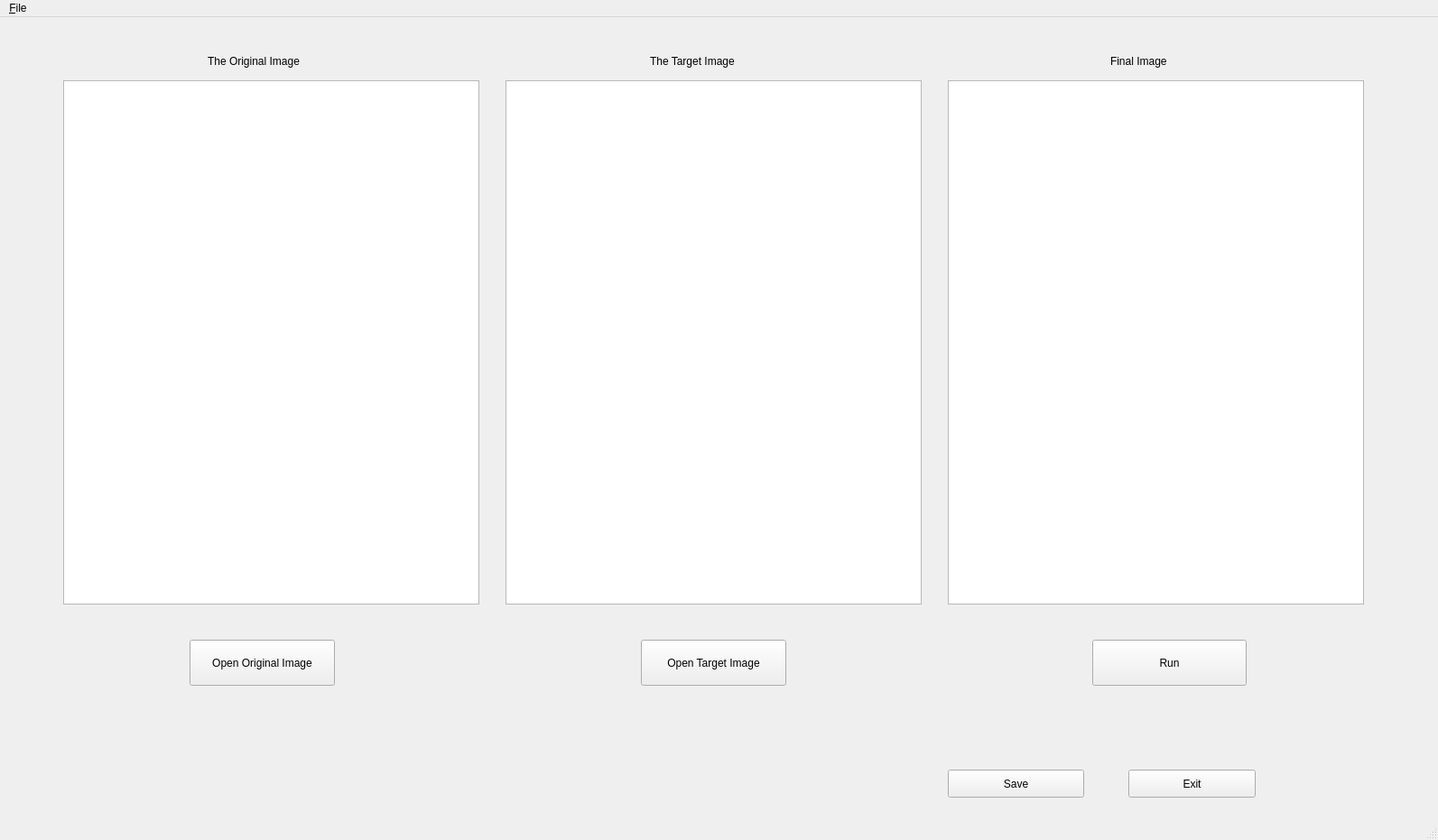
<?xml version="1.0" encoding="UTF-8"?>
<ui version="4.0">
 <class>MainWindow</class>
 <widget class="QMainWindow" name="MainWindow">
  <property name="geometry">
   <rect>
    <x>0</x>
    <y>0</y>
    <width>1593</width>
    <height>931</height>
   </rect>
  </property>
  <property name="windowTitle">
   <string>MainWindow</string>
  </property>
  <widget class="QWidget" name="centralwidget">
   <widget class="QGraphicsView" name="graphicsView">
    <property name="geometry">
     <rect>
      <x>70</x>
      <y>70</y>
      <width>461</width>
      <height>581</height>
     </rect>
    </property>
   </widget>
   <widget class="QGraphicsView" name="graphicsView_2">
    <property name="geometry">
     <rect>
      <x>1050</x>
      <y>70</y>
      <width>461</width>
      <height>581</height>
     </rect>
    </property>
   </widget>
   <widget class="QLabel" name="label">
    <property name="geometry">
     <rect>
      <x>230</x>
      <y>40</y>
      <width>141</width>
      <height>17</height>
     </rect>
    </property>
    <property name="text">
     <string>The Original Image</string>
    </property>
   </widget>
   <widget class="QLabel" name="label_2">
    <property name="geometry">
     <rect>
      <x>1230</x>
      <y>40</y>
      <width>81</width>
      <height>17</height>
     </rect>
    </property>
    <property name="text">
     <string>Final Image</string>
    </property>
   </widget>
   <widget class="QPushButton" name="pushButton">
    <property name="geometry">
     <rect>
      <x>1210</x>
      <y>690</y>
      <width>171</width>
      <height>51</height>
     </rect>
    </property>
    <property name="text">
     <string>Run</string>
    </property>
   </widget>
   <widget class="QPushButton" name="pushButton_2">
    <property name="geometry">
     <rect>
      <x>1050</x>
      <y>834</y>
      <width>151</width>
      <height>31</height>
     </rect>
    </property>
    <property name="text">
     <string>Save</string>
    </property>
   </widget>
   <widget class="QPushButton" name="pushButton_3">
    <property name="geometry">
     <rect>
      <x>210</x>
      <y>690</y>
      <width>161</width>
      <height>51</height>
     </rect>
    </property>
    <property name="text">
     <string>Open Original Image</string>
    </property>
   </widget>
   <widget class="QPushButton" name="pushButton_4">
    <property name="geometry">
     <rect>
      <x>1250</x>
      <y>834</y>
      <width>141</width>
      <height>31</height>
     </rect>
    </property>
    <property name="text">
     <string>Exit</string>
    </property>
   </widget>
   <widget class="QGraphicsView" name="graphicsView_3">
    <property name="geometry">
     <rect>
      <x>560</x>
      <y>70</y>
      <width>461</width>
      <height>581</height>
     </rect>
    </property>
   </widget>
   <widget class="QPushButton" name="pushButton_5">
    <property name="geometry">
     <rect>
      <x>710</x>
      <y>690</y>
      <width>161</width>
      <height>51</height>
     </rect>
    </property>
    <property name="text">
     <string>Open Target Image</string>
    </property>
   </widget>
   <widget class="QLabel" name="label_3">
    <property name="geometry">
     <rect>
      <x>720</x>
      <y>40</y>
      <width>141</width>
      <height>17</height>
     </rect>
    </property>
    <property name="text">
     <string>The Target Image</string>
    </property>
   </widget>
  </widget>
  <widget class="QMenuBar" name="menubar">
   <property name="geometry">
    <rect>
     <x>0</x>
     <y>0</y>
     <width>1593</width>
     <height>22</height>
    </rect>
   </property>
   <widget class="QMenu" name="menu_File">
    <property name="title">
     <string>&amp;File</string>
    </property>
    <addaction name="action_New"/>
    <addaction name="action_Open"/>
    <addaction name="action_Open_Recent"/>
    <addaction name="action_Save"/>
    <addaction name="action_Exit"/>
   </widget>
   <addaction name="menu_File"/>
  </widget>
  <widget class="QStatusBar" name="statusbar"/>
  <action name="action_New">
   <property name="text">
    <string>&amp;New</string>
   </property>
  </action>
  <action name="action_Open">
   <property name="text">
    <string>&amp;Open</string>
   </property>
  </action>
  <action name="action_Open_Recent">
   <property name="text">
    <string>&amp;Open Recent</string>
   </property>
  </action>
  <action name="action_Save">
   <property name="text">
    <string>&amp;Save</string>
   </property>
  </action>
  <action name="action_Exit">
   <property name="text">
    <string>&amp;Exit</string>
   </property>
  </action>
 </widget>
 <resources/>
 <connections/>
</ui>
